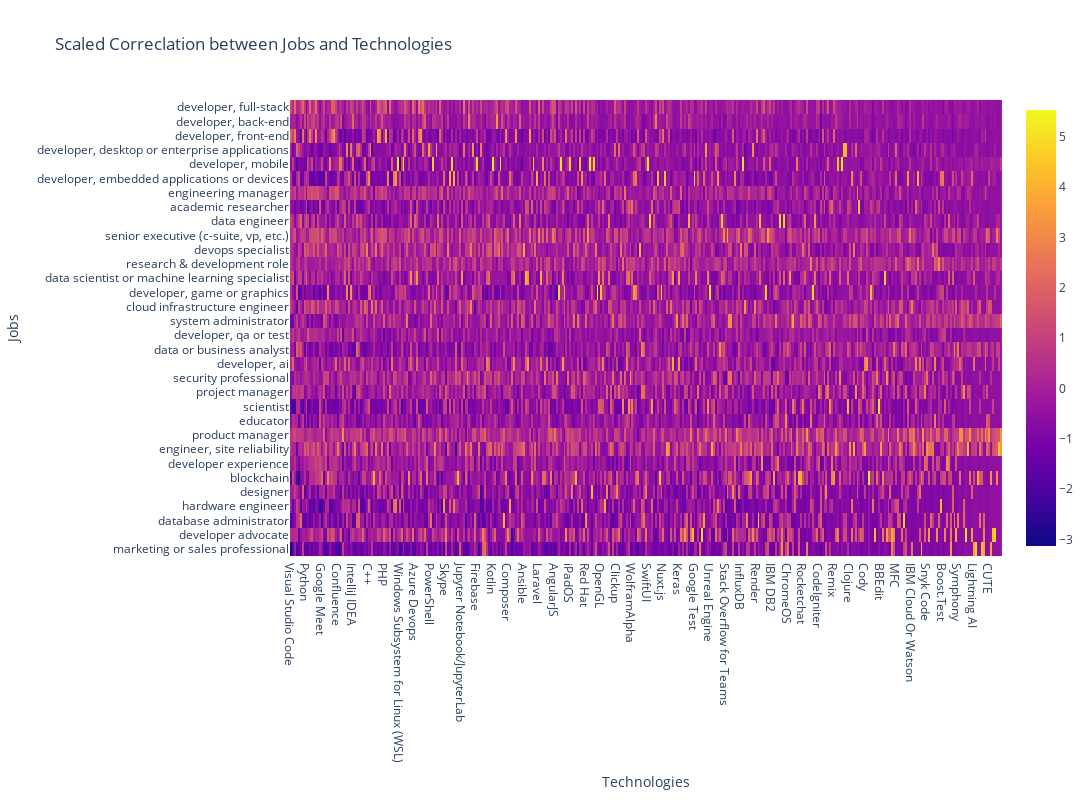

Notebook source saved alongside this figure:
### Code cell
data = go.Heatmap(x = scaled_data.columns, y = scaled_data.index, z = scaled_data.values)
layout = go.Layout(width=4000, height=800, title = "Scaled Correclation between Jobs and Technologies",
          xaxis = dict(title = "Technologies"), yaxis = dict(title = "Jobs"), autosize = False)
fig = go.Figure(data=data, layout=layout)
fig.write_html('/home/youssef/Documents/Data Science/stack over flow/Figures/Scaled_Correclation_between_Jobs_and_Technologies.html')
fig.show()

### Figure 1 — Plotly figure (JSON) as saved in the notebook; plotly's stock layout.template omitted (floating-point values rounded to 4 significant figures; data arrays with more than 128 entries replaced by an {"elided": "..."} marker saying what was removed)
{"data": [{"type": "heatmap", "x": {"elided": "430 str values"}, "y": ["marketing or sales professional", "developer advocate", "database administrator", "hardware engineer", "designer", "blockchain", "developer experience", "engineer, site reliability", "product manager", "educator", "scientist", "project manager", "security professional", "developer, ai", "data or business analyst", "developer, qa or test", "system administrator", "cloud infrastructure engineer", "developer, game or graphics", "data scientist or machine learning specialist", "research & development role", "devops specialist", "senior executive (c-suite, vp, etc.)", "data engineer", "academic researcher", "engineering manager", "developer, embedded applications or devices", "developer, mobile", "developer, desktop or enterprise applications", "developer, front-end", "developer, back-end", "developer, full-stack"], "z": {"elided": "32x430 float values"}}], "layout": {"autosize": false, "height": 800, "title": {"text": "Scaled Correclation between Jobs and Technologies"}, "width": 4000, "xaxis": {"title": {"text": "Technologies"}}, "yaxis": {"title": {"text": "Jobs"}}}}
